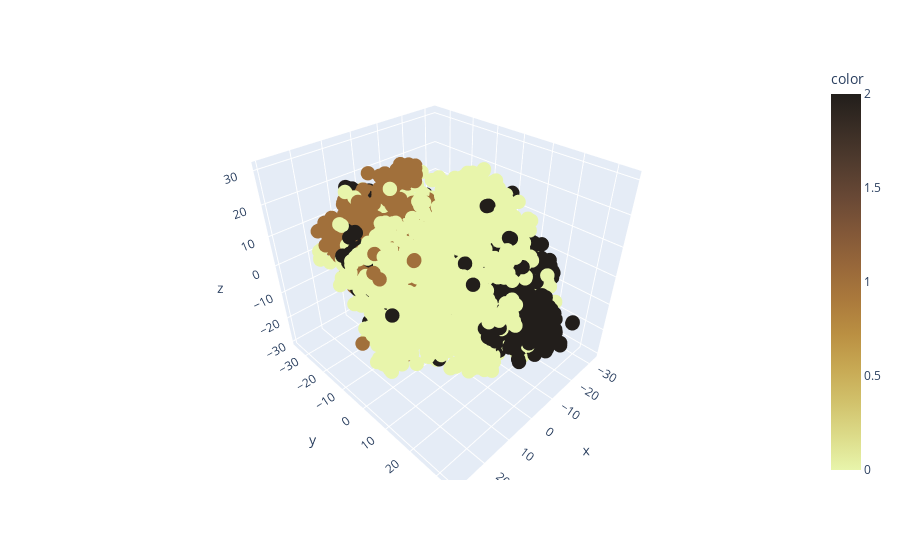

Notebook code for this chart:
### Code cell
tsne = TSNE(n_components=3)
X = tsne.fit_transform(corpus_embeddings)

fig = pe.scatter_3d(x=X[:, 0], y=X[:, 1], z=X[:, 2], color=perf.iloc[1]['labels'], color_continuous_scale='turbid')
fig.update_traces(marker={'size':5})

### Figure 1 — Plotly figure (JSON) as saved in the notebook; plotly's stock layout.template omitted (floating-point values rounded to 4 significant figures; data arrays with more than 128 entries replaced by an {"elided": "..."} marker saying what was removed)
{"data": [{"hovertemplate": "x=%{x}<br>y=%{y}<br>z=%{z}<br>color=%{marker.color}<extra></extra>", "legendgroup": "", "marker": {"color": {"elided": "3030 int values"}, "coloraxis": "coloraxis", "size": 5, "symbol": "circle"}, "mode": "markers", "name": "", "scene": "scene", "showlegend": false, "type": "scatter3d", "x": {"elided": "3030 float values"}, "y": {"elided": "3030 float values"}, "z": {"elided": "3030 float values"}}], "layout": {"coloraxis": {"colorbar": {"title": {"text": "color"}}, "colorscale": [[0, "rgb(232, 245, 171)"], [0.09091, "rgb(220, 219, 137)"], [0.1818, "rgb(209, 193, 107)"], [0.2727, "rgb(199, 168, 83)"], [0.3636, "rgb(186, 143, 66)"], [0.4545, "rgb(170, 121, 60)"], [0.5455, "rgb(151, 103, 58)"], [0.6364, "rgb(129, 87, 56)"], [0.7273, "rgb(104, 72, 53)"], [0.8182, "rgb(80, 59, 46)"], [0.9091, "rgb(57, 45, 37)"], [1, "rgb(34, 30, 27)"]]}, "legend": {"tracegroupgap": 0}, "margin": {"t": 60}, "scene": {"domain": {"x": [0, 1], "y": [0, 1]}, "xaxis": {"title": {"text": "x"}}, "yaxis": {"title": {"text": "y"}}, "zaxis": {"title": {"text": "z"}}}}}
